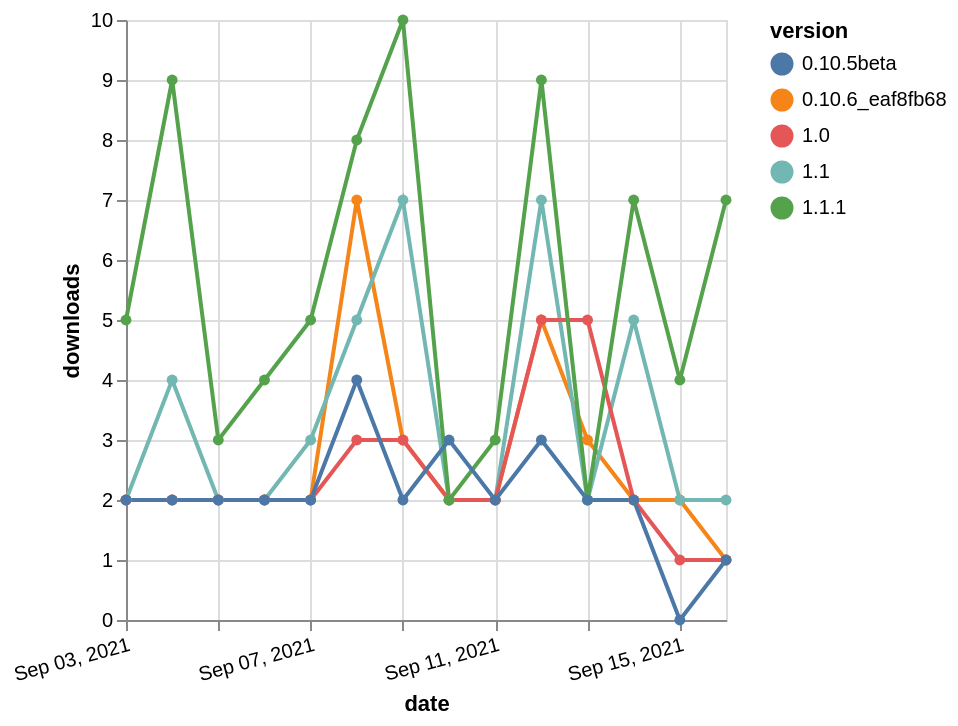

The Vega-Lite source for this figure:
### Vega-Lite specification from a JSON file in a GitHub repository (floating-point values rounded to 4 significant figures)
{"$schema": "https://vega.github.io/schema/vega-lite/v5.json", "description": "A simple bar chart with embedded data.", "data": {"values": [{"date": "2021-09-03", "total": 18137, "delta": 2, "version": "0.10.6_eaf8fb68"}, {"date": "2021-09-04", "total": 18139, "delta": 2, "version": "0.10.6_eaf8fb68"}, {"date": "2021-09-05", "total": 18141, "delta": 2, "version": "0.10.6_eaf8fb68"}, {"date": "2021-09-06", "total": 18143, "delta": 2, "version": "0.10.6_eaf8fb68"}, {"date": "2021-09-07", "total": 18145, "delta": 2, "version": "0.10.6_eaf8fb68"}, {"date": "2021-09-08", "total": 18152, "delta": 7, "version": "0.10.6_eaf8fb68"}, {"date": "2021-09-09", "total": 18155, "delta": 3, "version": "0.10.6_eaf8fb68"}, {"date": "2021-09-10", "total": 18157, "delta": 2, "version": "0.10.6_eaf8fb68"}, {"date": "2021-09-11", "total": 18159, "delta": 2, "version": "0.10.6_eaf8fb68"}, {"date": "2021-09-12", "total": 18164, "delta": 5, "version": "0.10.6_eaf8fb68"}, {"date": "2021-09-13", "total": 18167, "delta": 3, "version": "0.10.6_eaf8fb68"}, {"date": "2021-09-14", "total": 18169, "delta": 2, "version": "0.10.6_eaf8fb68"}, {"date": "2021-09-15", "total": 18171, "delta": 2, "version": "0.10.6_eaf8fb68"}, {"date": "2021-09-16", "total": 18172, "delta": 1, "version": "0.10.6_eaf8fb68"}, {"date": "2021-09-03", "total": 10309, "delta": 2, "version": "1.1"}, {"date": "2021-09-04", "total": 10313, "delta": 4, "version": "1.1"}, {"date": "2021-09-05", "total": 10315, "delta": 2, "version": "1.1"}, {"date": "2021-09-06", "total": 10317, "delta": 2, "version": "1.1"}, {"date": "2021-09-07", "total": 10320, "delta": 3, "version": "1.1"}, {"date": "2021-09-08", "total": 10325, "delta": 5, "version": "1.1"}, {"date": "2021-09-09", "total": 10332, "delta": 7, "version": "1.1"}, {"date": "2021-09-10", "total": 10334, "delta": 2, "version": "1.1"}, {"date": "2021-09-11", "total": 10336, "delta": 2, "version": "1.1"}, {"date": "2021-09-12", "total": 10343, "delta": 7, "version": "1.1"}, {"date": "2021-09-13", "total": 10345, "delta": 2, "version": "1.1"}, {"date": "2021-09-14", "total": 10350, "delta": 5, "version": "1.1"}, {"date": "2021-09-15", "total": 10352, "delta": 2, "version": "1.1"}, {"date": "2021-09-16", "total": 10354, "delta": 2, "version": "1.1"}, {"date": "2021-09-03", "total": 5065, "delta": 2, "version": "1.0"}, {"date": "2021-09-04", "total": 5067, "delta": 2, "version": "1.0"}, {"date": "2021-09-05", "total": 5069, "delta": 2, "version": "1.0"}, {"date": "2021-09-06", "total": 5071, "delta": 2, "version": "1.0"}, {"date": "2021-09-07", "total": 5073, "delta": 2, "version": "1.0"}, {"date": "2021-09-08", "total": 5076, "delta": 3, "version": "1.0"}, {"date": "2021-09-09", "total": 5079, "delta": 3, "version": "1.0"}, {"date": "2021-09-10", "total": 5081, "delta": 2, "version": "1.0"}, {"date": "2021-09-11", "total": 5083, "delta": 2, "version": "1.0"}, {"date": "2021-09-12", "total": 5088, "delta": 5, "version": "1.0"}, {"date": "2021-09-13", "total": 5093, "delta": 5, "version": "1.0"}, {"date": "2021-09-14", "total": 5095, "delta": 2, "version": "1.0"}, {"date": "2021-09-15", "total": 5096, "delta": 1, "version": "1.0"}, {"date": "2021-09-16", "total": 5097, "delta": 1, "version": "1.0"}, {"date": "2021-09-03", "total": 6680, "delta": 5, "version": "1.1.1"}, {"date": "2021-09-04", "total": 6689, "delta": 9, "version": "1.1.1"}, {"date": "2021-09-05", "total": 6692, "delta": 3, "version": "1.1.1"}, {"date": "2021-09-06", "total": 6696, "delta": 4, "version": "1.1.1"}, {"date": "2021-09-07", "total": 6701, "delta": 5, "version": "1.1.1"}, {"date": "2021-09-08", "total": 6709, "delta": 8, "version": "1.1.1"}, {"date": "2021-09-09", "total": 6719, "delta": 10, "version": "1.1.1"}, {"date": "2021-09-10", "total": 6721, "delta": 2, "version": "1.1.1"}, {"date": "2021-09-11", "total": 6724, "delta": 3, "version": "1.1.1"}, {"date": "2021-09-12", "total": 6733, "delta": 9, "version": "1.1.1"}, {"date": "2021-09-13", "total": 6735, "delta": 2, "version": "1.1.1"}, {"date": "2021-09-14", "total": 6742, "delta": 7, "version": "1.1.1"}, {"date": "2021-09-15", "total": 6746, "delta": 4, "version": "1.1.1"}, {"date": "2021-09-16", "total": 6753, "delta": 7, "version": "1.1.1"}, {"date": "2021-09-03", "total": 4455, "delta": 2, "version": "0.10.5beta"}, {"date": "2021-09-04", "total": 4457, "delta": 2, "version": "0.10.5beta"}, {"date": "2021-09-05", "total": 4459, "delta": 2, "version": "0.10.5beta"}, {"date": "2021-09-06", "total": 4461, "delta": 2, "version": "0.10.5beta"}, {"date": "2021-09-07", "total": 4463, "delta": 2, "version": "0.10.5beta"}, {"date": "2021-09-08", "total": 4467, "delta": 4, "version": "0.10.5beta"}, {"date": "2021-09-09", "total": 4469, "delta": 2, "version": "0.10.5beta"}, {"date": "2021-09-10", "total": 4472, "delta": 3, "version": "0.10.5beta"}, {"date": "2021-09-11", "total": 4474, "delta": 2, "version": "0.10.5beta"}, {"date": "2021-09-12", "total": 4477, "delta": 3, "version": "0.10.5beta"}, {"date": "2021-09-13", "total": 4479, "delta": 2, "version": "0.10.5beta"}, {"date": "2021-09-14", "total": 4481, "delta": 2, "version": "0.10.5beta"}, {"date": "2021-09-15", "total": 4481, "delta": 0, "version": "0.10.5beta"}, {"date": "2021-09-16", "total": 4482, "delta": 1, "version": "0.10.5beta"}]}, "width": "container", "mark": {"type": "line", "point": {"filled": true}}, "encoding": {"x": {"field": "date", "type": "temporal", "timeUnit": "yearmonthdate", "title": "date", "axis": {"labelAngle": -15}}, "y": {"field": "delta", "type": "quantitative", "title": "downloads"}, "color": {"field": "version", "type": "nominal"}, "tooltip": {"field": "delta"}}}
